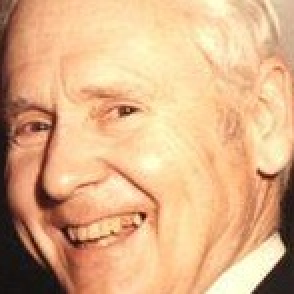
#> input picture data/faces/face_crop_00784.jpg, 147 x 147 px (shown 2 times larger)
$ python -i features.py   (imports and definitions only)
#> lines starting #> are read from the running program, lines starting #| are printed output that depends on the picture
#> further down, picture is the input picture: shape (147, 147, 3); mean B, G, R 133.8, 175.6, 220.4
import cv2
import numpy as np
from skimage.feature import local_binary_pattern

# Parameter LBP didefinisikan di sini agar konsisten
LBP_IMAGE_SIZE = (64, 64)
LBP_RADIUS = 3
LBP_N_POINTS = 8 * LBP_RADIUS
LBP_METHOD = 'uniform'

def extract_lbp_features(image):
    """
    Ekstrak fitur LBP dari satu gambar (ROI).
    """
    # Resize
    image_resized = cv2.resize(image, LBP_IMAGE_SIZE, interpolation=cv2.INTER_AREA)
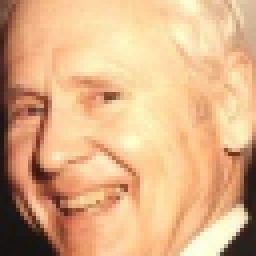
#> image_resized: shape (64, 64, 3) (shown 4 times larger); mean B, G, R 133.8, 175.6, 220.4

    # Convert to grayscale
    if len(image_resized.shape) == 3:
        image_gray = cv2.cvtColor(image_resized, cv2.COLOR_BGR2GRAY)
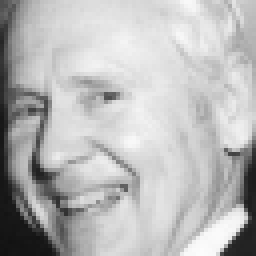
#> image_gray: shape (64, 64) (shown 4 times larger); min 18, max 252, mean 184.2
    else:
        image_gray = image_resized

    # Histogram equalization
    image_gray = cv2.equalizeHist(image_gray)
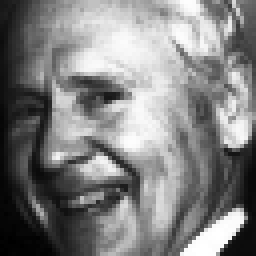
#> image_gray: shape (64, 64) (shown 4 times larger); min 0, max 255, mean 128.8

    # Extract LBP
    lbp = local_binary_pattern(image_gray, LBP_N_POINTS,
                               LBP_RADIUS, method=LBP_METHOD)
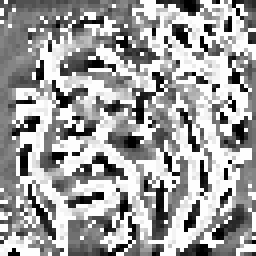
#> lbp: shape (64, 64) float64 (shown 4 times larger); min 0, max 25, mean 15.7; drawn with min black and max white

    # Calculate histogram
    n_bins = LBP_N_POINTS + 2
    hist, _ = np.histogram(lbp.ravel(), bins=n_bins, range=(0, n_bins))
#> hist = 26 values, max 1362 at index 25, min 45 at index 20, mean 157.5

    # Normalize histogram
    hist = hist.astype("float")
    hist /= (hist.sum() + 1e-7)
#> hist = 26 values, max 0.333 at index 25, min 0.011 at index 20, mean 0.0385

    return hist

>>> import cv2
>>> picture = cv2.imread('../data/faces/face_crop_00784.jpg')
>>> result = extract_lbp_features(picture)
#> result has the same summary as hist in extract_lbp_features

$ run again, on data/faces/face_crop_01049.jpg
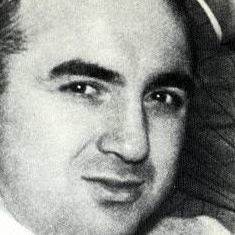
#> input picture data/faces/face_crop_01049.jpg, 235 x 235 px
#> picture is the input picture: shape (235, 235, 3); mean B, G, R 143.3, 148, 146
#> in extract_lbp_features, `image_gray = cv2.equalizeHist(image_gray)`:
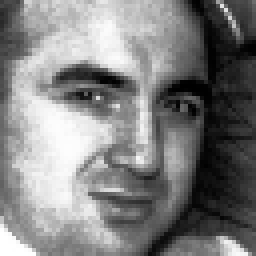
#> image_gray: shape (64, 64) (shown 4 times larger); min 0, max 255, mean 128.3
#> in extract_lbp_features, `lbp = local_binary_pattern(image_gray, LBP_N_POINTS, LBP_RADIUS, metho..`:
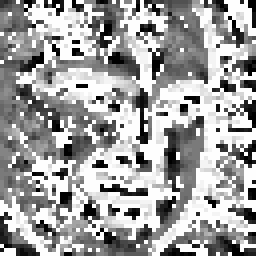
#> lbp: shape (64, 64) float64 (shown 4 times larger); min 0, max 25, mean 15.8; drawn with min black and max white
#> in extract_lbp_features, `hist, _ = np.histogram(lbp.ravel(), bins=n_bins, range=(0, n_bins))`: hist = 26 values, max 1394 at index 25, min 34 at index 19, mean 157.5
#> in extract_lbp_features, `hist /= (hist.sum() + 1e-7)`: hist = 26 values, max 0.34 at index 25, min 0.0083 at index 19, mean 0.0385
#> result has the same summary as hist in extract_lbp_features

$ run again, on data/faces/face_crop_02308.jpg
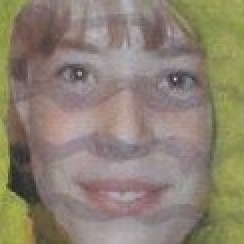
#> input picture data/faces/face_crop_02308.jpg, 122 x 122 px (shown 2 times larger)
#> picture is the input picture: shape (122, 122, 3); mean B, G, R 114, 129.9, 140.7
#> in extract_lbp_features, `image_gray = cv2.equalizeHist(image_gray)`:
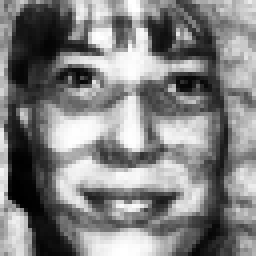
#> image_gray: shape (64, 64) (shown 4 times larger); min 0, max 255, mean 129.2
#> in extract_lbp_features, `lbp = local_binary_pattern(image_gray, LBP_N_POINTS, LBP_RADIUS, metho..`:
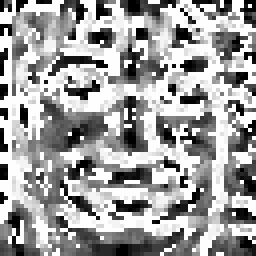
#> lbp: shape (64, 64) float64 (shown 4 times larger); min 0, max 25, mean 15.6; drawn with min black and max white
#> in extract_lbp_features, `hist, _ = np.histogram(lbp.ravel(), bins=n_bins, range=(0, n_bins))`: hist = 26 values, max 1346 at index 25, min 61 at index 23, mean 157.5
#> in extract_lbp_features, `hist /= (hist.sum() + 1e-7)`: hist = 26 values, max 0.329 at index 25, min 0.0149 at index 23, mean 0.0385
#> result has the same summary as hist in extract_lbp_features

$ run again, on data/faces/face_crop_02877.jpg
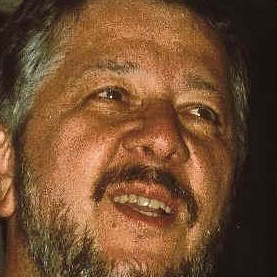
#> input picture data/faces/face_crop_02877.jpg, 277 x 277 px
#> picture is the input picture: shape (277, 277, 3); mean B, G, R 48, 77.7, 115.5
#> in extract_lbp_features, `image_gray = cv2.equalizeHist(image_gray)`:
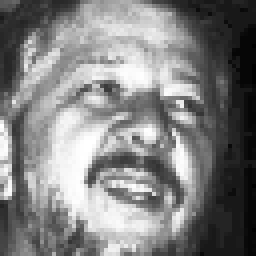
#> image_gray: shape (64, 64) (shown 4 times larger); min 0, max 255, mean 128.5
#> in extract_lbp_features, `lbp = local_binary_pattern(image_gray, LBP_N_POINTS, LBP_RADIUS, metho..`:
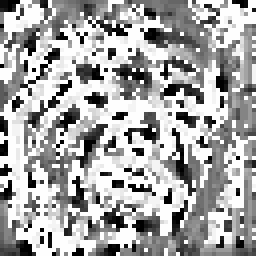
#> lbp: shape (64, 64) float64 (shown 4 times larger); min 0, max 25, mean 16.4; drawn with min black and max white
#> in extract_lbp_features, `hist, _ = np.histogram(lbp.ravel(), bins=n_bins, range=(0, n_bins))`: hist = 26 values, max 1498 at index 25, min 44 at index 19, mean 157.5
#> in extract_lbp_features, `hist /= (hist.sum() + 1e-7)`: hist = 26 values, max 0.366 at index 25, min 0.0107 at index 19, mean 0.0385
#> result has the same summary as hist in extract_lbp_features
